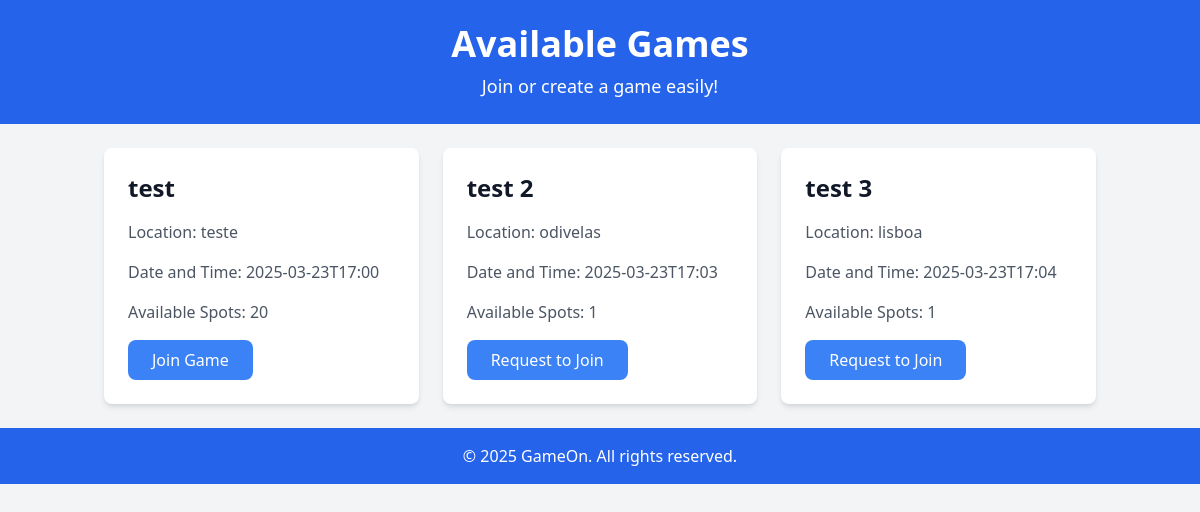
/games, run on the app's committed database.
### app.py (models this page shows)
class Game(db.Model):
    id = db.Column(db.Integer, primary_key=True)
    name = db.Column(db.String(150), nullable=False)
    location = db.Column(db.String(150), nullable=False)
    date_time = db.Column(db.String(50), nullable=False)
    available_spots = db.Column(db.Integer, nullable=False)
    game_type = db.Column(db.String(50), nullable=False)  # Ensure this column exists
    additional_notes = db.Column(db.Text, nullable=True)

### app.py (the view)
@app.route('/games')
def games():
    game_list = Game.query.all()  # Get all games from the database
    return render_template('games.html', games=game_list)

### templates/games.html (shortened to what this page needs)
<!DOCTYPE html>
<html lang="en">
<head>
  <link href="https://cdn.jsdelivr.net/npm/tailwindcss@2.2.19/dist/tailwind.min.css" rel="stylesheet">
</head>
<body class="bg-gray-100 font-sans text-gray-900">
  <header class="bg-blue-600 text-white p-6">
    <div class="container mx-auto text-center">
      <h1 class="text-4xl font-bold">Available Games</h1>
      <p class="mt-2 text-lg">Join or create a game easily!</p>
    </div>
  </header>
  <main class="container mx-auto mt-6 px-4">
    <div class="grid grid-cols-1 sm:grid-cols-2 md:grid-cols-3 gap-6">
      {% for game in games %}
        <div class="bg-white p-6 shadow-md rounded-lg hover:shadow-xl transition-all duration-300">
          <h2 class="text-2xl font-semibold mb-4">{{ game.name }}</h2>
          <p class="text-gray-600 mb-4">Location: {{ game.location }}</p>
          <p class="text-gray-600 mb-4">Date and Time: {{ game.date_time }}</p>
          <p class="text-gray-600 mb-4">Available Spots: {{ game.available_spots }}</p>
          {% if game.game_type == 'public' %}
            <form action="/join-game/{{ game.id }}" method="POST">
              <button type="submit" class="bg-blue-500 text-white px-6 py-2 rounded-lg hover:bg-blue-700 transition-all duration-300">Join Game</button>
            </form>
          {% else %}
            <form action="/request-join/{{ game.id }}" method="POST">
              <button type="submit" class="bg-blue-500 text-white px-6 py-2 rounded-lg hover:bg-blue-700 transition-all duration-300">Request to Join</button>
            </form>
          {% endif %}
        </div>
      {% endfor %}
    </div>
  </main>
  <footer class="bg-blue-600 text-white p-4 mt-6">
    <p class="text-center">© 2025 GameOn. All rights reserved.</p>
  </footer>
</body>
</html>

### data on the page
Game: name "test", location "teste", date_time "2025-03-23T17:00", available_spots "20"
Game: name "test 2", location "odivelas", date_time "2025-03-23T17:03", available_spots "1"
Game: name "test 3", location "lisboa", date_time "2025-03-23T17:04", available_spots "1"
